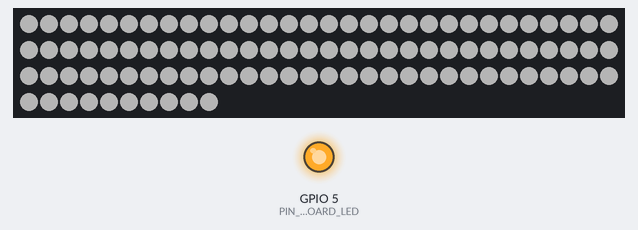
Bench run of a sketch on a simulated ESP32. Parts: 100 RGB LEDs in strip order, left to right, continuing on the next row, output pins drawn as LEDs (lit = HIGH). Dim RGB values are drawn brighter than linear; what the sketch prints to the serial monitor is not drawn.

Above: at 0.1 s.
Timing chart, 0 to 130.0 s (numbered marks = the images above):
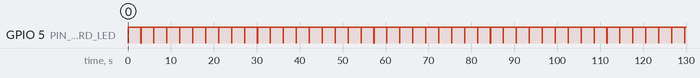

Measured:
- by itself, GPIO 5 (PIN_ONBOARD_LED): alternates HIGH for 3.0 s and LOW for 0.02 s

The sketch:

neopixel-Adafruit_NeoPixel2.ino
```cpp
#include <Adafruit_NeoPixel.h>

const uint8_t PIN_ONBOARD_LED = 5;

const uint8_t PIN_PIXEL       = 27;
const uint8_t PIXELS_N        = 100;
const int     BLIGHTNESS      = 64; // 0-255

const int     LOOP_DELAY      = 3000;  // ms

Adafruit_NeoPixel pixels(PIXELS_N, PIN_PIXEL, NEO_GRB + NEO_KHZ800);

const int Col[][3] =
{
 // {BLIGHTNESS,0,0},
 //{0,BLIGHTNESS,0},
 // {0,0,BLIGHTNESS},
 // {BLIGHTNESS,BLIGHTNESS,0},
 // {0,BLIGHTNESS,BLIGHTNESS},
 // {BLIGHTNESS,0,BLIGHTNESS},
 {BLIGHTNESS,BLIGHTNESS,BLIGHTNESS}
};

const int COL_N = sizeof(Col) / sizeof(Col[0]);
int Col_i = 0;

void setup() {
  Serial.begin(115200);

  Col_i = 0;

  pixels.begin();
  pixels.clear();

  pinMode(PIN_ONBOARD_LED, OUTPUT);
  digitalWrite(PIN_ONBOARD_LED, HIGH);
}

void loop() {
  digitalWrite(PIN_ONBOARD_LED, LOW);
  Serial.printf("loop> cl=[ ");
  for (int i=0; i < PIXELS_N; i++) {
    int cl = (Col_i + 0) % COL_N;
    Serial.printf("%d ", cl);
    pixels.setPixelColor(i, pixels.Color(Col[cl][0],
                                         Col[cl][1],
                                         Col[cl][2]));
  }
  pixels.show();
  Serial.printf("]\n");

  Col_i = (Col_i + 1) % COL_N;

  digitalWrite(PIN_ONBOARD_LED, HIGH);
  delay(LOOP_DELAY);
}
```
